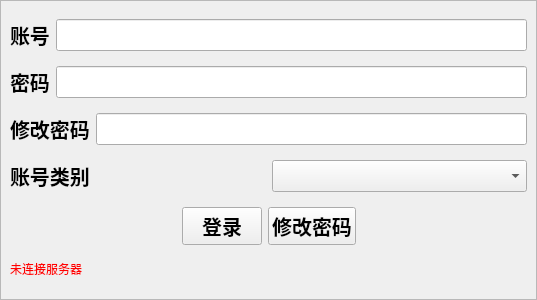
<?xml version="1.0" encoding="UTF-8"?>
<ui version="4.0">
 <class>loginBox</class>
 <widget class="loginBox" name="loginBox">
  <property name="geometry">
   <rect>
    <x>0</x>
    <y>0</y>
    <width>537</width>
    <height>300</height>
   </rect>
  </property>
  <property name="windowTitle">
   <string>Login</string>
  </property>
  <layout class="QVBoxLayout" name="verticalLayout">
   <property name="spacing">
    <number>10</number>
   </property>
   <property name="leftMargin">
    <number>0</number>
   </property>
   <property name="topMargin">
    <number>0</number>
   </property>
   <property name="rightMargin">
    <number>0</number>
   </property>
   <property name="bottomMargin">
    <number>0</number>
   </property>
   <item>
    <widget class="QFrame" name="frame">
     <property name="styleSheet">
      <string notr="true">QFrame#frame
{
	border-image: url(:/img/background/login);

}</string>
     </property>
     <property name="frameShape">
      <enum>QFrame::StyledPanel</enum>
     </property>
     <property name="frameShadow">
      <enum>QFrame::Raised</enum>
     </property>
     <layout class="QVBoxLayout" name="verticalLayout_2" stretch="0,0,0,0,0,0">
      <item>
       <layout class="QHBoxLayout" name="horizontalLayout_2">
        <item>
         <widget class="QLabel" name="label">
          <property name="font">
           <font>
            <family>Arial</family>
            <pointsize>15</pointsize>
            <weight>75</weight>
            <bold>true</bold>
           </font>
          </property>
          <property name="text">
           <string>账号</string>
          </property>
         </widget>
        </item>
        <item>
         <widget class="QLineEdit" name="account">
          <property name="font">
           <font>
            <pointsize>15</pointsize>
           </font>
          </property>
         </widget>
        </item>
       </layout>
      </item>
      <item>
       <layout class="QHBoxLayout" name="horizontalLayout_3">
        <item>
         <widget class="QLabel" name="label_2">
          <property name="font">
           <font>
            <family>Arial</family>
            <pointsize>15</pointsize>
            <weight>75</weight>
            <bold>true</bold>
           </font>
          </property>
          <property name="text">
           <string>密码</string>
          </property>
         </widget>
        </item>
        <item>
         <widget class="QLineEdit" name="passwd">
          <property name="font">
           <font>
            <pointsize>15</pointsize>
           </font>
          </property>
          <property name="echoMode">
           <enum>QLineEdit::Password</enum>
          </property>
         </widget>
        </item>
       </layout>
      </item>
      <item>
       <layout class="QHBoxLayout" name="horizontalLayout_5">
        <item>
         <widget class="QLabel" name="labelOfReset">
          <property name="font">
           <font>
            <family>Arial</family>
            <pointsize>15</pointsize>
            <weight>75</weight>
            <bold>true</bold>
           </font>
          </property>
          <property name="text">
           <string>修改密码</string>
          </property>
         </widget>
        </item>
        <item>
         <widget class="QLineEdit" name="resetPasswd">
          <property name="font">
           <font>
            <pointsize>15</pointsize>
           </font>
          </property>
          <property name="echoMode">
           <enum>QLineEdit::Password</enum>
          </property>
         </widget>
        </item>
       </layout>
      </item>
      <item>
       <layout class="QHBoxLayout" name="horizontalLayout_4">
        <item>
         <widget class="QLabel" name="label_3">
          <property name="font">
           <font>
            <pointsize>15</pointsize>
            <weight>75</weight>
            <bold>true</bold>
           </font>
          </property>
          <property name="text">
           <string>账号类别</string>
          </property>
         </widget>
        </item>
        <item>
         <widget class="QComboBox" name="type">
          <property name="font">
           <font>
            <pointsize>15</pointsize>
           </font>
          </property>
         </widget>
        </item>
       </layout>
      </item>
      <item>
       <layout class="QHBoxLayout" name="horizontalLayout">
        <item>
         <spacer name="horizontalSpacer">
          <property name="orientation">
           <enum>Qt::Horizontal</enum>
          </property>
          <property name="sizeHint" stdset="0">
           <size>
            <width>40</width>
            <height>20</height>
           </size>
          </property>
         </spacer>
        </item>
        <item>
         <widget class="QPushButton" name="btnOfLogin">
          <property name="font">
           <font>
            <pointsize>15</pointsize>
            <weight>75</weight>
            <bold>true</bold>
           </font>
          </property>
          <property name="text">
           <string>登录</string>
          </property>
         </widget>
        </item>
        <item>
         <widget class="QPushButton" name="btnOfResetPassword">
          <property name="font">
           <font>
            <pointsize>15</pointsize>
            <weight>75</weight>
            <bold>true</bold>
           </font>
          </property>
          <property name="text">
           <string>修改密码</string>
          </property>
         </widget>
        </item>
        <item>
         <spacer name="horizontalSpacer_2">
          <property name="orientation">
           <enum>Qt::Horizontal</enum>
          </property>
          <property name="sizeHint" stdset="0">
           <size>
            <width>40</width>
            <height>20</height>
           </size>
          </property>
         </spacer>
        </item>
       </layout>
      </item>
      <item>
       <widget class="QLabel" name="labelOfConnectState">
        <property name="maximumSize">
         <size>
          <width>100</width>
          <height>15</height>
         </size>
        </property>
        <property name="text">
         <string>&lt;html&gt;&lt;head/&gt;&lt;body&gt;&lt;p&gt;&lt;span style=&quot; color:#ff0000;&quot;&gt;未连接服务器&lt;/span&gt;&lt;/p&gt;&lt;/body&gt;&lt;/html&gt;</string>
        </property>
        <property name="alignment">
         <set>Qt::AlignLeading|Qt::AlignLeft|Qt::AlignTop</set>
        </property>
       </widget>
      </item>
     </layout>
    </widget>
   </item>
  </layout>
 </widget>
 <customwidgets>
  <customwidget>
   <class>loginBox</class>
   <extends>QWidget</extends>
   <header>loginbox.h</header>
   <container>1</container>
  </customwidget>
 </customwidgets>
 <resources>
  <include location="../resource/res.qrc"/>
 </resources>
 <connections/>
</ui>
